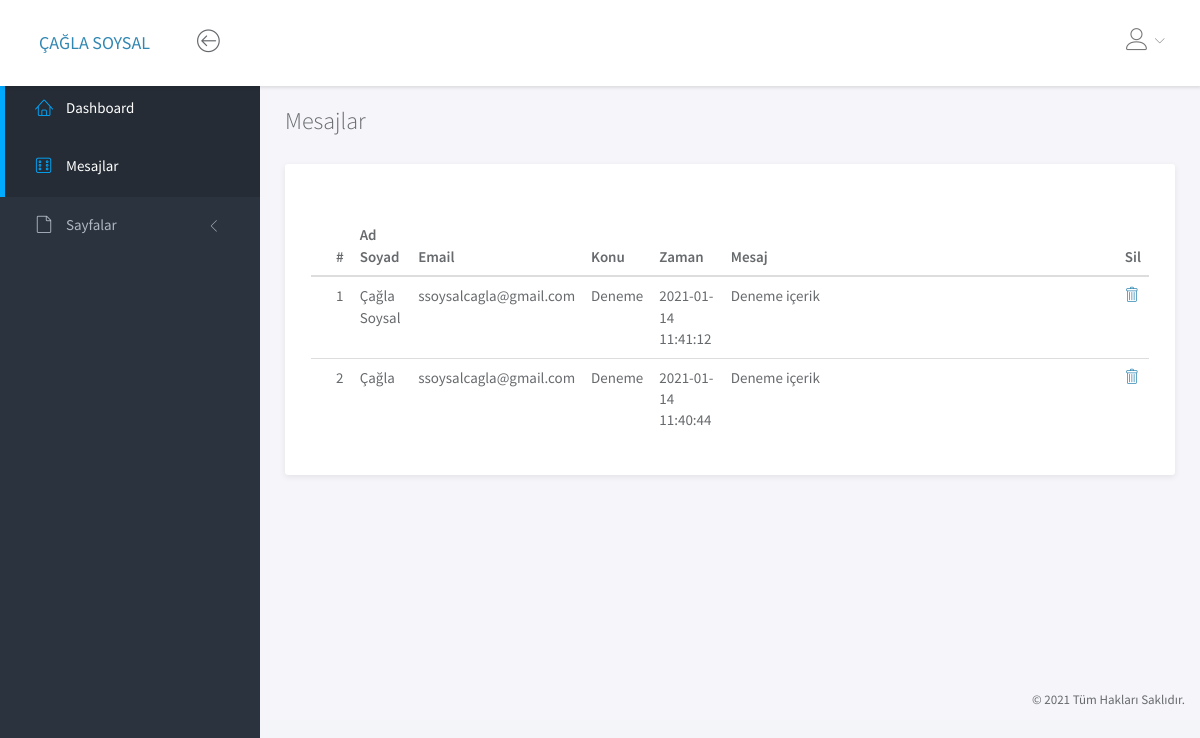
Page /admin/mesajlar.php on the committed database.
### tables this page shows
CREATE TABLE `mesajlar` (
  `id` int(11) NOT NULL,
  `adSoyad` text NOT NULL,
  `email` text NOT NULL,
  `konu` text NOT NULL,
  `mesaj` text NOT NULL,
  `zaman` text NOT NULL DEFAULT current_timestamp()
);

### admin/mesajlar.php (the view, shortened to what this page needs)
<!doctype html>
<html lang="tr">
<head>
	<link rel="stylesheet" href="assets/vendor/bootstrap/css/bootstrap.min.css">
	<link rel="stylesheet" href="assets/vendor/font-awesome/css/font-awesome.min.css">
	<link rel="stylesheet" href="assets/vendor/linearicons/style.css">
	<link rel="stylesheet" href="assets/vendor/chartist/css/chartist-custom.css">
	<link rel="stylesheet" href="assets/css/main.css">
	<link rel="stylesheet" href="assets/css/demo.css">
</head>
<body>
	<div id="wrapper">
		<nav class="navbar navbar-default navbar-fixed-top">
			<div class="brand">
				<a href="index.php">ÇAĞLA SOYSAL</a>
			</div>
			<div class="container-fluid">
				<div class="navbar-btn">
					<button type="button" class="btn-toggle-fullwidth"><i class="lnr lnr-arrow-left-circle"></i></button>
				</div>
				<div id="navbar-menu">
					<ul class="nav navbar-nav navbar-right">
						<li class="dropdown">
							<a href="#" class="dropdown-toggle" data-toggle="dropdown"><i class="lnr lnr-user"></i><span><?php echo $_SESSION["kullaniciAdi"]; ?></span> <i class="icon-submenu lnr lnr-chevron-down"></i></a>
						</li>
					</ul>
				</div>
			</div>
		</nav>
		<div id="sidebar-nav" class="sidebar">
			<div class="sidebar-scroll">
				<nav>
					<ul class="nav">
					<li><a href="index.php" class="active"><i class="lnr lnr-home"></i> <span>Dashboard</span></a></li>
						<li><a href="mesajlar.php" class="active"><i class="lnr lnr-dice"></i> <span>Mesajlar</span></a></li>
						<li>
							<a href="#subPages" data-toggle="collapse" class="collapsed"><i class="lnr lnr-file-empty"></i> <span>Sayfalar</span> <i class="icon-submenu lnr lnr-chevron-left"></i></a>
						</li>
					</ul>
				</nav>
			</div>
		</div>
		<div class="main">
			<div class="main-content">
				<div class="container-fluid">
					<h3 class="page-title">Mesajlar</h3>
					<div class="row">
						<div class="col-md-12">
							<div class="panel">
								<div class="panel-heading">
								</div>
								<div class="panel-body">
									<table class="table table-hover">
										<thead>
											<tr>
												<th>#</th>
												<th>Ad Soyad</th>
												<th>Email</th>
												<th>Konu</th>
												<th>Zaman</th>
												<th style="width: 45%;">Mesaj</th>
												<th>Sil</th>
											</tr>
										</thead>
										<tbody>
										<?php
										$i=0;
										if($_SERVER['REQUEST_METHOD']=="GET"){
										$baglanti=mysqli_connect("localhost","root","123","veritabani");
										if(!$baglanti){
										echo "Bağlanılamadı." .mysqli_connect_error();
										}
										else{
										$sql = "Select * from mesajlar order by id desc";
										$kayit = mysqli_query($baglanti,$sql);
										if (mysqli_num_rows($kayit) > 0) {
										while($getir = mysqli_fetch_assoc($kayit)){
										$i++;
										$id=$getir['id'];
										echo" <tr><td>".$i."</td>".
										"<td>".$getir['adSoyad']."</td>".
										"<td>".$getir['email']."</td>".
										"<td>".$getir['konu']."</td>".
										"<td>".$getir['zaman']."</td>".
										"<td>".$getir['mesaj']."</td>".
										"<td><a  href='sil.php?id=$id'><span class='lnr lnr-trash'></span></a></td>".
									"</tr>";}
									}}}
									?>
										</tbody>
									</table>
								</div>
							</div>
						</div>
					</div>
				</div>
			</div>
		<footer>
			<div class="container-fluid">
				<p class="copyright">&copy; <?php echo date("Y");?>  Tüm Hakları Saklıdır.</p>
			</div>
		</footer>
	</div>
</html>

### rows in the picture
mesajlar: adSoyad "Çağla Soysal", email "ssoysalcagla@gmail.com", konu "Deneme", zaman "2021-01-14 11:41:12", mesaj "Deneme içerik"
mesajlar: adSoyad "Çağla", email "ssoysalcagla@gmail.com", konu "Deneme", zaman "2021-01-14 11:40:44", mesaj "Deneme içerik"
